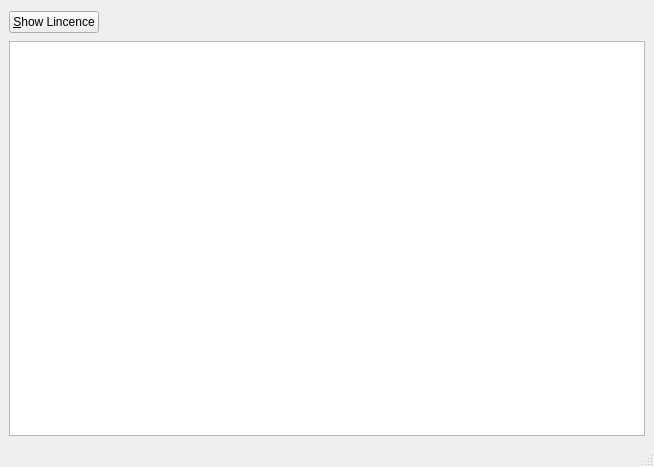
<?xml version="1.0" encoding="UTF-8"?>
<ui version="4.0">
 <class>MainWindow</class>
 <widget class="QMainWindow" name="MainWindow">
  <property name="geometry">
   <rect>
    <x>0</x>
    <y>0</y>
    <width>654</width>
    <height>467</height>
   </rect>
  </property>
  <property name="windowTitle">
   <string>MainWindow</string>
  </property>
  <widget class="QWidget" name="centralwidget">
   <layout class="QGridLayout" name="gridLayout">
    <item row="0" column="0">
     <widget class="QPushButton" name="showButton">
      <property name="text">
       <string>&amp;Show Lincence</string>
      </property>
     </widget>
    </item>
    <item row="0" column="1">
     <spacer name="horizontalSpacer">
      <property name="orientation">
       <enum>Qt::Horizontal</enum>
      </property>
      <property name="sizeHint" stdset="0">
       <size>
        <width>507</width>
        <height>26</height>
       </size>
      </property>
     </spacer>
    </item>
    <item row="1" column="0" colspan="2">
     <widget class="QTextEdit" name="textEdit"/>
    </item>
   </layout>
  </widget>
  <widget class="QMenuBar" name="menubar">
   <property name="geometry">
    <rect>
     <x>0</x>
     <y>0</y>
     <width>654</width>
     <height>29</height>
    </rect>
   </property>
  </widget>
  <widget class="QStatusBar" name="statusbar"/>
 </widget>
 <resources/>
 <connections/>
</ui>
